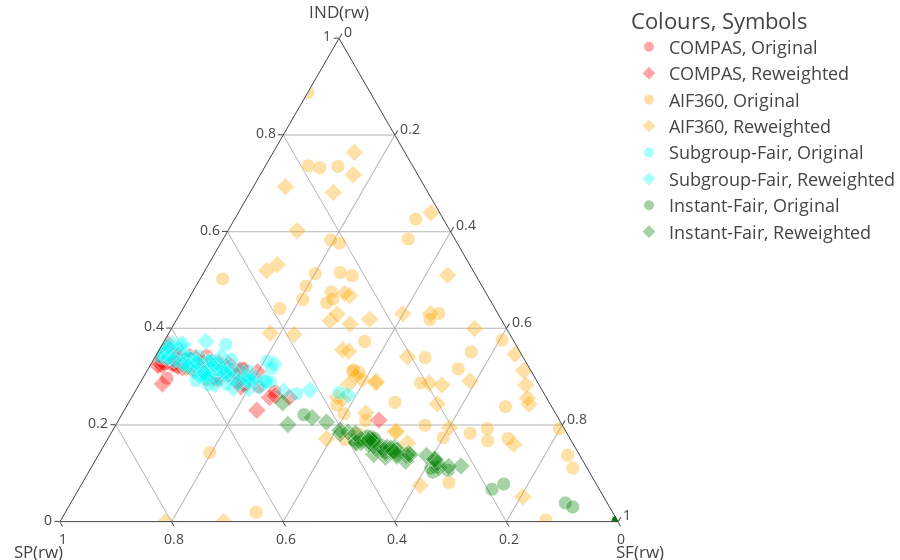

The notebook cell this image was saved under:
### Code cell
pivot=pd.pivot_table(metric_thresh,index=['type','thresh'],values=performance1,aggfunc=[np.mean,np.std])
all_thresh=sorted(list(set(pivot.index[i][1] for i in range(pivot.shape[0]))))

set(metric_thresh['thresh'])

metric_symbol=pd.DataFrame(columns=performance+['type','thresh','Symbols'])
for i in metric.index.tolist():
    #metric.loc[i]
    dict1={p : metric.loc[i][p] for p in performance+['type','thresh']}
    dict1.update({'Symbols':'Original'})
    dict2={p : metric.loc[i][p+'rw'] for p in performance}
    dict2.update({p : metric.loc[i][p] for p in ['type','thresh']})
    dict2.update({'Symbols':'Reweighted'})
    metric_symbol=metric_symbol.append(dict1,ignore_index=True)
    metric_symbol=metric_symbol.append(dict2,ignore_index=True)

metric_symbol.columns=['IND(rw)', 'SP(rw)', 'SF(rw)', 'INA(rw)', 'type', 'thresh', 'Symbols']

fig = px.scatter_ternary(metric_symbol,a="IND(rw)", b="SP(rw)", c="SF(rw)",
                         color="type",symbol='Symbols',size=[10]*metric_symbol.shape[0],size_max=10,
                         color_discrete_map = {"Subgroup-Fair": "cyan","COMPAS": "red","AIF360":"orange","Instant-Fair":"green"},
                         labels={'type':'Colours'},opacity=0.35)
fig.update_layout(
    template=None,
    font=dict(size=14),
    margin=dict(l=60, r=0, t=0, b=0),
    legend_font=dict(size=18),
)
fig.show()

plt.rcParams['pdf.fonttype'] = 42
plt.rcParams['ps.fonttype'] = 42

#plt.savefig("COMPAS4_scatter.pdf",bbox_inches='tight')
fig.write_image("plots/COMPAS4_scatter.pdf")
